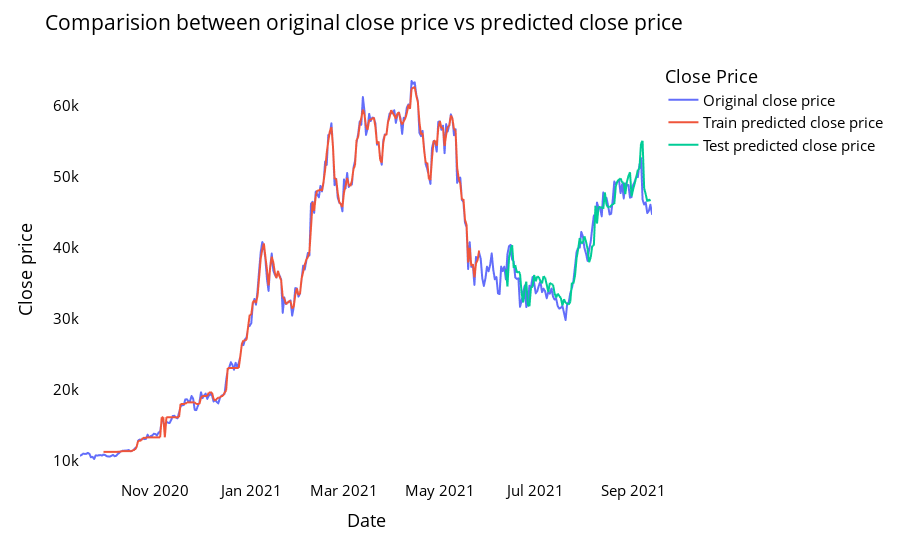

The cell this chart's notebook holds for it:
### Markdown cell above
#### Shift train and test predictions for plotting

### Code cell
### shift train predictions for plotting ###
look_back = time_step

# create an empty array with the same shape as the dataframe
trainPredictPlot = np.empty_like(closedf)

# fill the array with NaN values
trainPredictPlot[:, :] = np.nan

# fill the array with the predicted train values
trainPredictPlot[look_back:len(train_predict)+look_back, :] = train_predict
print("Train predicted data: ", trainPredictPlot.shape)

### shift test predictions for plotting ###
testPredictPlot = np.empty_like(closedf)

# create an empty array with the same shape as the dataframe
testPredictPlot[:, :] = np.nan

# fill the array with the predicted test values
testPredictPlot[len(train_predict)+(look_back*2)+1:len(closedf)-1, :] = test_predict
print("Test predicted data: ", testPredictPlot.shape)

# create a cycle of names for the traces in the plot
names = cycle(['Original close price','Train predicted close price','Test predicted close price'])

# create a dataframe for the plot
plotdf = pd.DataFrame({'date': close_stock['date'],
                       'original_close': close_stock['close'],
                      'train_predicted_close': trainPredictPlot.reshape(1,-1)[0].tolist(),
                      'test_predicted_close': testPredictPlot.reshape(1,-1)[0].tolist()})

fig = px.line(plotdf,x=plotdf['date'], y=[plotdf['original_close'],plotdf['train_predicted_close'],
                                          plotdf['test_predicted_close']],
              labels={'value':'Close price','date': 'Date'})

fig.update_layout(title_text='Comparision between original close price vs predicted close price',
                  plot_bgcolor='white', font_size=15, font_color='black',legend_title_text='Close Price')

fig.for_each_trace(lambda t:  t.update(name = next(names)))

fig.update_xaxes(showgrid=False)
fig.update_yaxes(showgrid=False)
fig.show()

### Figure 1 — Plotly figure (JSON) as saved in the notebook; plotly's stock layout.template omitted (floating-point values rounded to 4 significant figures; data arrays with more than 128 entries replaced by an {"elided": "..."} marker saying what was removed)
{"data": [{"hovertemplate": "variable=original_close<br>Date=%{x}<br>Close price=%{y}<extra></extra>", "legendgroup": "original_close", "line": {"color": "#636efa", "dash": "solid"}, "marker": {"symbol": "circle"}, "mode": "lines", "name": "Original close price", "showlegend": true, "type": "scattergl", "x": {"elided": "362 str values"}, "xaxis": "x", "y": {"elided": "362 float values"}, "yaxis": "y"}, {"hovertemplate": "variable=train_predicted_close<br>Date=%{x}<br>Close price=%{y}<extra></extra>", "legendgroup": "train_predicted_close", "line": {"color": "#EF553B", "dash": "solid"}, "marker": {"symbol": "circle"}, "mode": "lines", "name": "Train predicted close price", "showlegend": true, "type": "scattergl", "x": {"elided": "362 str values"}, "xaxis": "x", "y": {"elided": "362 float values"}, "yaxis": "y"}, {"hovertemplate": "variable=test_predicted_close<br>Date=%{x}<br>Close price=%{y}<extra></extra>", "legendgroup": "test_predicted_close", "line": {"color": "#00cc96", "dash": "solid"}, "marker": {"symbol": "circle"}, "mode": "lines", "name": "Test predicted close price", "showlegend": true, "type": "scattergl", "x": {"elided": "362 str values"}, "xaxis": "x", "y": {"elided": "362 float values"}, "yaxis": "y"}], "layout": {"font": {"color": "black", "size": 15}, "legend": {"title": {"text": "Close Price"}, "tracegroupgap": 0}, "margin": {"t": 60}, "plot_bgcolor": "white", "title": {"text": "Comparision between original close price vs predicted close price"}, "xaxis": {"anchor": "y", "domain": [0, 1], "showgrid": false, "title": {"text": "Date"}}, "yaxis": {"anchor": "x", "domain": [0, 1], "showgrid": false, "title": {"text": "Close price"}}}}
